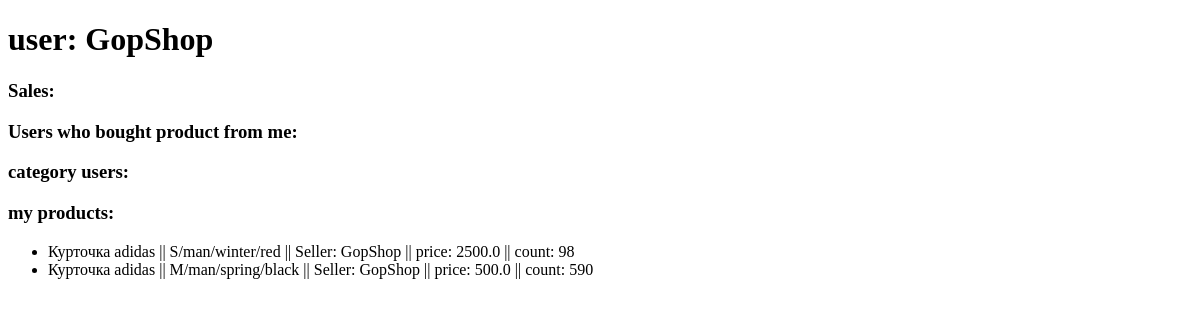
/users/sellers/2/, run on an earlier commit of the app's database.
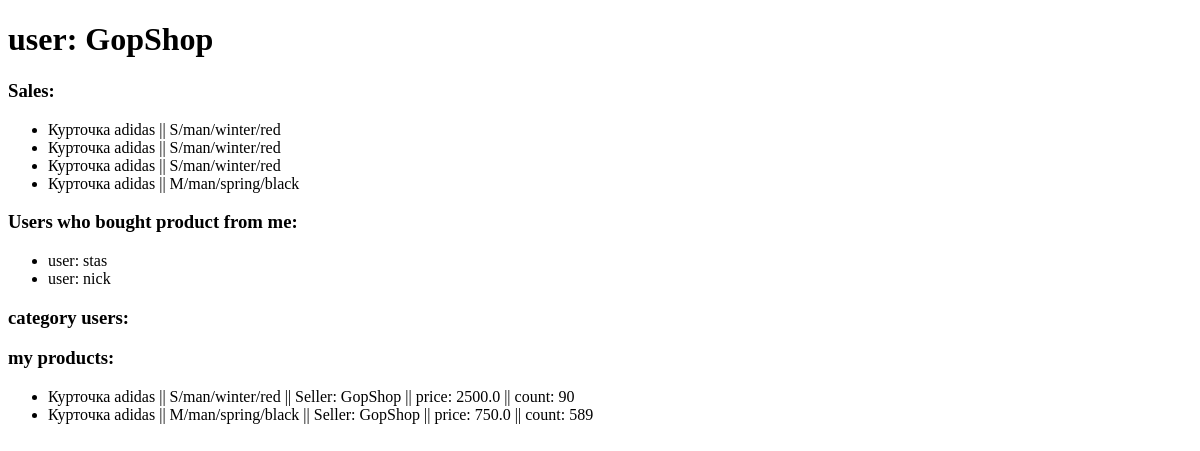
And on a later commit of the database.
### storage/models.py (models this page shows, shortened)
class StorageProduct(models.Model):
    product = models.ForeignKey('shop.ProductVersion', related_name='storage_products', on_delete=models.CASCADE)
    seller = models.ForeignKey('shopuser.Seller', related_name='storage_products', on_delete=models.CASCADE)
    categories = models.ForeignKey('shop.Category', related_name='storage_products', on_delete=models.CASCADE)
    count = models.IntegerField()
    price = models.FloatField()
    availability = models.BooleanField()
    def __str__(self):
        props = self.product.dynamic_properties.all()
        return  f'{self.product.main_product.title} || {props[0]}/{props[1]}/{props[2]}/{props[3]} || Seller: {self.seller.user.username} || price: {self.price} || count: {self.count}'

### shop/models.py (models this page shows, shortened)
class ProductVersion(models.Model):
    main_product = models.ForeignKey(Product, on_delete=models.CASCADE, related_name='versions')
    def __str__(self):
        props = self.dynamic_properties.all()
        return f'{self.main_product.title} || {props[0]}/{props[1]}/{props[2]}/{props[3]}'

class Product(models.Model):
    title = models.CharField(max_length=200)
    description = models.TextField(max_length=1000)
    categories = models.ManyToManyField(Category, related_name='products')
    brand = models.ForeignKey(Brand, related_name='products', on_delete=models.CASCADE)

class DynamicPropertyValue(models.Model):
    dynamic_property = models.ForeignKey(DynamicProperty, related_name='values', on_delete=models.CASCADE)
    value = models.CharField(max_length=60)
    productVersion = models.ForeignKey('ProductVersion', related_name='dynamic_properties', on_delete=models.CASCADE)
    def __str__(self):
        return f'{self.value}'

### shopuser/models.py (models this page shows)
class Seller(models.Model):
    user = models.OneToOneField(settings.AUTH_USER_MODEL, on_delete=models.CASCADE)
    photo = models.ImageField(upload_to='images/user/photo', blank=True)
    def __str__(self):
        return f'user: {self.user.username}'

class Customer(models.Model):
    user = models.OneToOneField(settings.AUTH_USER_MODEL, on_delete=models.CASCADE)
    photo = models.ImageField(upload_to='images/user/photo', blank=True)
    def __str__(self):
        return f'user: {self.user.username}'

### orders/models.py (models this page shows, shortened)
class OrderItem(models.Model):
    main_order = models.ForeignKey(Order, related_name='items', on_delete=models.CASCADE)
    count = models.IntegerField(default=1)
    storage_product = models.ForeignKey('storage.StorageProduct', on_delete=models.CASCADE, related_name='order_items')
    def __str__(self):
        return f'{self.storage_product.product}'

### shopuser/views.py (the view)
# urls.py: path('sellers/<int:user_id>/', views.get_seller, name='get_seller'),
def get_seller(request, user_id):
    user = Seller.objects.get(id=user_id)
    sales = OrderItem.objects.filter(storage_product__seller=user).all()
    products = StorageProduct.objects.filter(seller=user)
    my_users = {i.main_order.user for i in sales} #2
    return render(request, 'sellers/seller.html',
                                                {'user': user,
                                                 'sales': sales,
                                                 'my_users': my_users,
                                                 'products': products,
                                                 })

### templates/sellers/seller.html (shortened to what this page needs)
<!DOCTYPE html>
<html lang="en">
<head>
</head>
<body>
     <h1>{{ user }}</h1>
    <h3>Sales:</h3>
    <ul>
        {% for sale in sales %}
        <li>{{ sale }}</li>
        {% endfor %}
    </ul>
    <h3>Users who bought product from me:</h3>
    <ul>
        {% for user in my_users %}
        <li>{{ user }}</li>
        {% endfor %}
    </ul>
    <h3>category users:</h3>
    <h3>my products:</h3>
    <ul>
        {% for product in products %}
        <li>{{ product }}</li>
        {% endfor %}
    </ul>
</body>
</html>

What changed in the data, as far as the page shows it:
added OrderItem: storage_product.value "Курточка adidas || S/man/winter/red"
added OrderItem: storage_product.value "Курточка adidas || S/man/winter/red"
added OrderItem: storage_product.value "Курточка adidas || S/man/winter/red"
added OrderItem: storage_product.value "Курточка adidas || M/man/spring/black"
now on this page (row unchanged): Customer: user.username "user: stas"
added Customer: user.username "user: nick"
changed StorageProduct: product+seller+price "Курточка adidas || S/man/winter/red || Seller: GopShop || price: 2500.0 || count: 98" → "Курточка adidas || S/man/winter/red || Seller: GopShop || price: 2500.0 || count: 90"
changed StorageProduct: product+seller+price "Курточка adidas || M/man/spring/black || Seller: GopShop || price: 500.0 || count: 590" → "Курточка adidas || M/man/spring/black || Seller: GopShop || price: 750.0 || count: 589"
